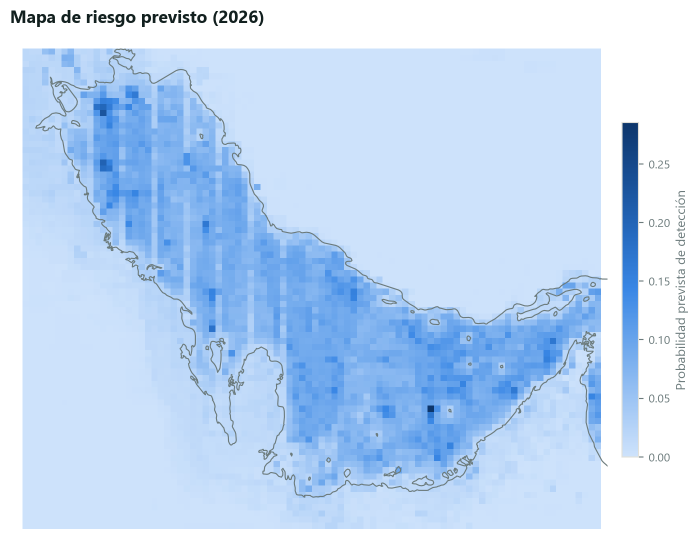
#> input picture scripts/figuras/fig_mapa_riesgo.png, 1397 x 1105 px (shown at 1/2 size)
$ python rotular_mapa_riesgo.py
#> lines starting #> are read from the running program, lines starting #| are printed output that depends on the picture; after the words box and inside, x2 and y2 are one past the last pixel; in counts of white or black regions, pixels touching at a corner belong together
"""
Corrige los rotulos del mapa de riesgo sin regenerar la figura.

La figura original (generar_figuras_era5.py) la titula "Mapa de riesgo previsto
(2026)", que induce a dos errores: sugiere un pronostico, cuando el modelo estima
con covariables del mismo mes, y dice 2026 cuando la evaluacion cubre enero-agosto.
Regenerarla exigiria la linea de costa de Natural Earth, que no esta en el equipo,
asi que se reescriben solo los dos rotulos sobre el PNG.

El tamano de letra se calibra midiendo el ancho del texto original.
"""
from pathlib import Path

import numpy as np
from PIL import Image, ImageDraw, ImageFont

BASE = Path(__file__).resolve().parent
FIG = BASE / "figuras"
ORIGEN = FIG / "fig_mapa_riesgo.png"
DESTINO = FIG / "fig_mapa_riesgo_v2.png"

FUENTES = Path("C:/Windows/Fonts")
INK = (18, 32, 31)
MUTED = (107, 122, 123)

TITULO_VIEJO = "Mapa de riesgo previsto (2026)"
TITULO_NUEVO = "Riesgo de detección estimado (enero–agosto de 2026)"
BARRA_VIEJA = "Probabilidad prevista de detección"
BARRA_NUEVA = "Probabilidad estimada de detección"


def caja_de_tinta(arr, filas, columnas, umbral=350):
    """Recuadro que ocupa el texto dentro de la region indicada."""
    region = arr[filas[0]:filas[1], columnas[0]:columnas[1]]
    oscuro = region.sum(axis=2) < umbral
    f = np.where(oscuro.any(axis=1))[0]
    c = np.where(oscuro.any(axis=0))[0]
    return (columnas[0] + c.min(), filas[0] + f.min(), columnas[0] + c.max(), filas[0] + f.max())


def ultima_columna_de_texto(arr, desde_x, umbral=600):
    """Rotulo de la barra: es el bloque de texto mas a la derecha, separado de los
    numeros de la escala por un hueco en blanco."""
    oscuro = arr[:, desde_x:].sum(axis=2) < umbral
    cols = np.where(oscuro.any(axis=0))[0]
    corte = np.where(np.diff(cols) > 5)[0]
    grupo = cols[corte[-1] + 1:] if len(corte) else cols
    filas = np.where(oscuro[:, grupo].any(axis=1))[0]
    return (desde_x + grupo.min(), filas.min(), desde_x + grupo.max(), filas.max())


def calibrar(texto, ancho_objetivo, fichero):
    """Tamano de letra que reproduce el ancho del texto original."""
    mejor, mejor_dif = 10, 1e9
    for tam in range(12, 60):
        f = ImageFont.truetype(str(FUENTES / fichero), tam)
        ancho = f.getbbox(texto)[2] - f.getbbox(texto)[0]
        dif = abs(ancho - ancho_objetivo)
        if dif < mejor_dif:
            mejor, mejor_dif = tam, dif
    return mejor


im = Image.open(ORIGEN).convert("RGB")
arr = np.array(im)
alto, ancho = arr.shape[:2]
#> alto = 1105; ancho = 1397

x0, y0, x1, y1 = caja_de_tinta(arr, (0, 80), (0, ancho))
#> in caja_de_tinta, `region = arr[filas[0]:filas[1], columnas[0]:columnas[1]]`:
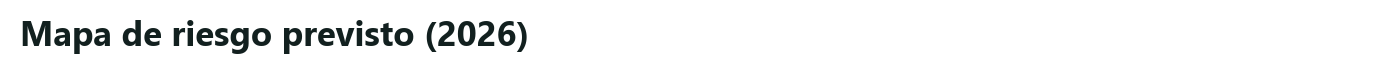
#> region: shape (80, 1397, 3); mean R, G, B 243.5, 244.2, 244.2
#> in caja_de_tinta, `oscuro = region.sum(axis=2) < umbral`:
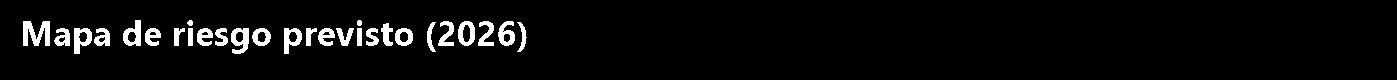
#> oscuro: shape (80, 1397) bool; 4.7% white; 28 white regions, largest, box (x1, y1, x2, y2) and area: (23, 21, 50, 46) 446, (231, 28, 249, 54) 305, (74, 28, 92, 54) 282
#> in caja_de_tinta, `f = np.where(oscuro.any(axis=1))[0]`: f = 34 values from 20 to 53
#> in caja_de_tinta, `c = np.where(oscuro.any(axis=0))[0]`: c = 391 values from 23 to 526
#> x0 = 23; y0 = 20; x1 = 526; y1 = 53
tam_titulo = calibrar(TITULO_VIEJO, x1 - x0, "segoeuib.ttf")
#> the loop in calibrar, `for tam in range(12, 60):` made 48 passes
#> (dif, mejor_dif) on passes 1 to 12: (315, 315), (299, 299), (284, 284), (268, 268), (252, 252), (237, 237), (221, 221), (205, 205), (189, 189), (174, 174), (158, 158), (142, 142)
#> dif on passes 22 to 27: 14, 30, 46, 61, 77, 93
#> after the loop in calibrar, `for tam in range(12, 60):`: mejor = 32; mejor_dif = 1
#> tam_titulo = 32
fuente_titulo = ImageFont.truetype(str(FUENTES / "segoeuib.ttf"), tam_titulo)
print("titulo: caja (%d,%d)-(%d,%d) -> %d pt" % (x0, y0, x1, y1, tam_titulo))
#| titulo: caja (23,20)-(526,53) -> 32 pt

bx0, by0, bx1, by1 = ultima_columna_de_texto(arr, int(ancho * 0.90))
#> in ultima_columna_de_texto, `oscuro = arr[:, desde_x:].sum(axis=2) < umbral`:
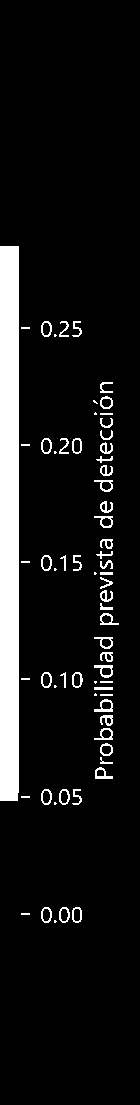
#> oscuro: shape (1105, 140) bool; 9.1% white; 67 white regions (17 under 20 px), largest, box (x1, y1, x2, y2) and area: (0, 246, 19, 801) 10537, (94, 665, 113, 678) 110, (94, 699, 113, 712) 109
#> in ultima_columna_de_texto, `cols = np.where(oscuro.any(axis=0))[0]`: cols = 90 values from 0 to 118
#> in ultima_columna_de_texto, `corte = np.where(np.diff(cols) > 5)[0]`: corte = [27, 63]
#> in ultima_columna_de_texto, `grupo = cols[corte[-1] + 1:] if len(corte) else cols`: grupo = 26 values from 93 to 118
#> in ultima_columna_de_texto, `filas = np.where(oscuro[:, grupo].any(axis=1))[0]`: filas = 298 values from 382 to 778
#> bx0 = 1350; by0 = 382; bx1 = 1375; by1 = 778
tam_barra = calibrar(BARRA_VIEJA, by1 - by0, "segoeui.ttf")
#> the loop in calibrar (call 2), `for tam in range(12, 60):` made 48 passes
#> (dif, mejor_dif) on passes 1 to 12: (188, 188), (171, 171), (154, 154), (136, 136), (119, 119), (102, 102), (85, 85), (67, 67), (50, 50), (33, 33), (15, 15), (2, 2)
#> dif on passes 13 to 18: 19, 37, 54, 71, 89, 106
#> tam_barra = 23
fuente_barra = ImageFont.truetype(str(FUENTES / "segoeui.ttf"), tam_barra)
print("barra:  caja (%d,%d)-(%d,%d) -> %d pt" % (bx0, by0, bx1, by1, tam_barra))
#| barra:  caja (1350,382)-(1375,778) -> 23 pt

d = ImageDraw.Draw(im)
# titulo: se borra la franja y se escribe alineado a la izquierda, misma linea base
d.rectangle([x0 - 4, y0 - 8, ancho - 4, y1 + 8], fill=(255, 255, 255))
d.text((x0, y0), TITULO_NUEVO, font=fuente_titulo, fill=INK, anchor="la")

# etiqueta de la barra: texto girado, centrado donde estaba
d.rectangle([bx0 - 6, by0 - 10, bx1 + 6, by1 + 10], fill=(255, 255, 255))
caja = fuente_barra.getbbox(BARRA_NUEVA)
#> caja = (0, 4, 412, 22)
tira = Image.new("RGBA", (caja[2] - caja[0] + 4, caja[3] - caja[1] + 10), (255, 255, 255, 0))
ImageDraw.Draw(tira).text((2 - caja[0], 4 - caja[1]), BARRA_NUEVA, font=fuente_barra, fill=MUTED)
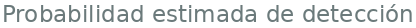
#> tira: PIL image 416x28 RGBA; mean R, G, B, A 217.1, 221, 221.2, 45.6; transparent parts drawn white
tira = tira.rotate(90, expand=True)
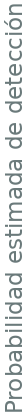
#> tira: PIL image 28x416 RGBA; mean R, G, B, A 217.1, 221, 221.2, 45.6; transparent parts drawn white
im.paste(tira, ((bx0 + bx1) // 2 - tira.width // 2, (by0 + by1) // 2 - tira.height // 2), tira)

im.save(DESTINO)
print("guardado:", DESTINO.name, im.size)
#| guardado: fig_mapa_riesgo_v2.png (1397, 1105)
